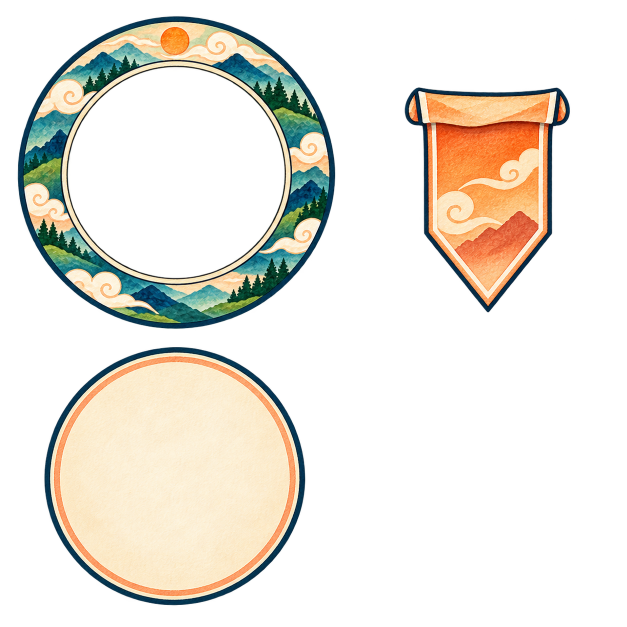
#> input picture taxua-2026/figures/raw/illustrated_scenery/wheel_component_sheet.png, 1254 x 1254 px (shown at 1/2 size)
$ python prepare_wheel_art.py
#> lines starting #> are read from the running program, lines starting #| are printed output that depends on the picture; after the words box and inside, x2 and y2 are one past the last pixel; in counts of white or black regions, pixels touching at a corner belong together
"""Extract the user-supplied wheel sheet without altering or upscaling it."""
from pathlib import Path
import hashlib
import json

import numpy as np
from PIL import Image
from scipy import ndimage

ROOT = Path(__file__).resolve().parents[1]
RAW = ROOT / 'figures/raw/illustrated_scenery/wheel_component_sheet.png'
UPLOAD = ROOT / 'figures/raw/Watercolor Landscape Asset Sheet.png'
OUTPUT = ROOT / 'figures/decor/painted'
CROPS = {
    'wheel_rim': (0, 0, 720, 680),
    'wheel_pointer': (760, 100, 1200, 650),
    'wheel_hub': (40, 680, 650, 1254),
}


def main():
    if UPLOAD.exists():
        if RAW.exists():
            raise FileExistsError(f'Preserve both originals; already exists: {RAW}')
        RAW.parent.mkdir(parents=True, exist_ok=True)
        UPLOAD.rename(RAW)
    sheet = Image.open(RAW).convert('RGBA')
#> sheet is the input picture: PIL image 1254x1254 RGBA; mean R, G, B, A 58.1, 54.5, 45.8, 76.3
    records = []
    for name, box in CROPS.items():
        pixels = np.array(sheet.crop(box))
        labels, _ = ndimage.label(pixels[:, :, 3] > 8)
        sizes = np.bincount(labels.ravel())
        sizes[0] = 0
        # Discard detached alpha flecks, retaining the complete painted object.
        pixels[labels != sizes.argmax(), 3] = 0
        cutout = Image.fromarray(pixels)
        bounds = cutout.getbbox()
        cutout = cutout.crop(bounds)
        width, height = cutout.size
        canvas_size = (max(width, height) + 16,) * 2 if name != 'wheel_pointer' else (width + 16, height + 16)
        canvas = Image.new('RGBA', canvas_size)
        canvas.alpha_composite(cutout, ((canvas.width - width) // 2, (canvas.height - height) // 2))
        OUTPUT.mkdir(parents=True, exist_ok=True)
        canvas.save(OUTPUT / f'{name}.png', optimize=True)
        canvas.save(OUTPUT / f'{name}.webp', quality=90, method=6)
        records.append({'name': name, 'crop': box, 'trim': bounds, 'width': canvas.width,
                        'height': canvas.height, 'src': f'figures/decor/painted/{name}.webp'})
#> this loop made 3 passes
#> bounds on passes 1 to 3: (35, 32, 671, 658), (48, 74, 381, 525), (48, 13, 571, 531)
#> pass 1, in main, `pixels = np.array(sheet.crop(box))`:
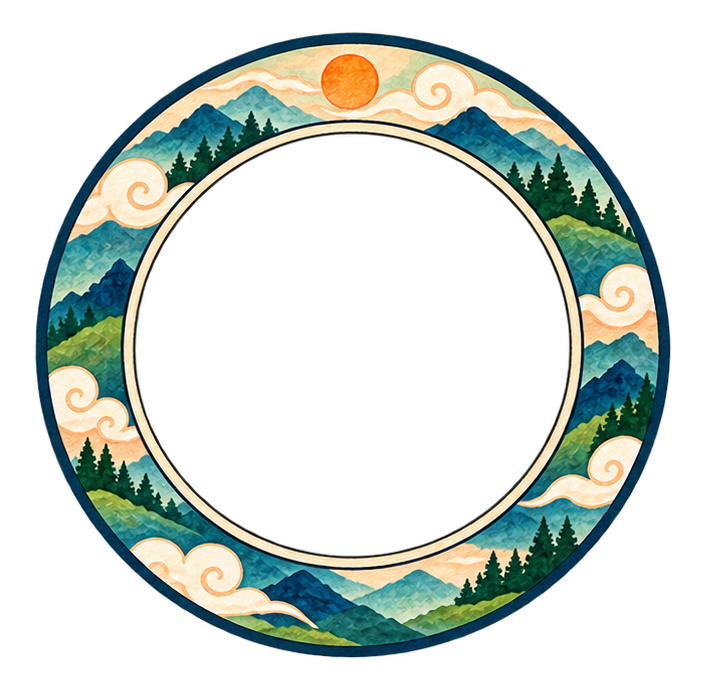
#> pixels: shape (680, 720, 4); mean R, G, B, A 43, 51.8, 45.2, 85.9; transparent parts drawn white
#> pass 1, in main, `labels, _ = ndimage.label(pixels[:, :, 3] > 8)`:
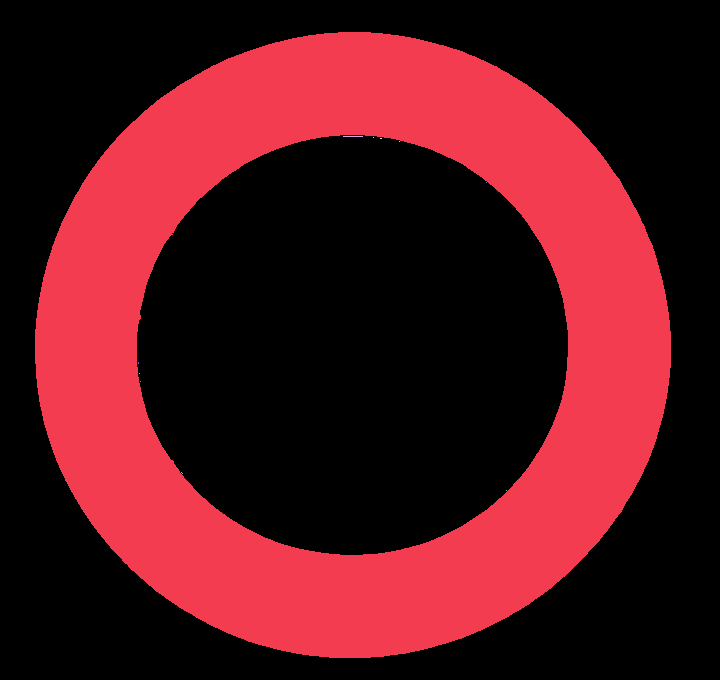
#> labels: shape (680, 720) int32; 13 distinct labels, from 0 to 12; one colour per label, 0 black
#> pass 1, in main, `cutout = cutout.crop(bounds)`:
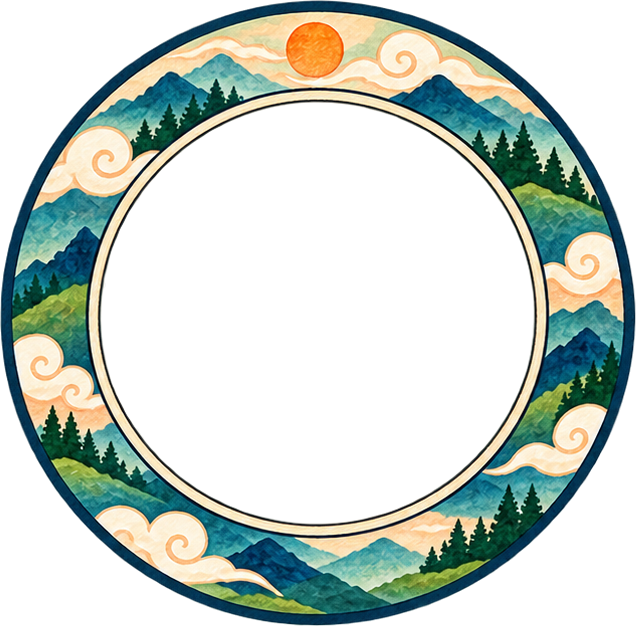
#> cutout: PIL image 636x626 RGBA; mean R, G, B, A 52.8, 63.7, 55.5, 105.5; transparent parts drawn white
#> after the loop:
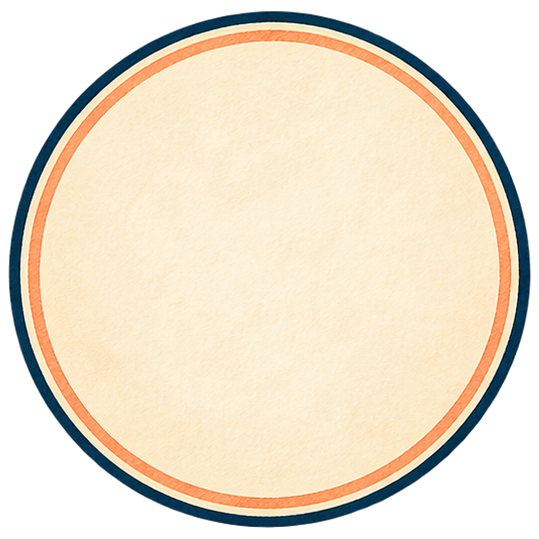
#> canvas: PIL image 539x539 RGBA; mean R, G, B, A 167.4, 155.4, 136, 183.1; transparent parts drawn white
#> after the loop:
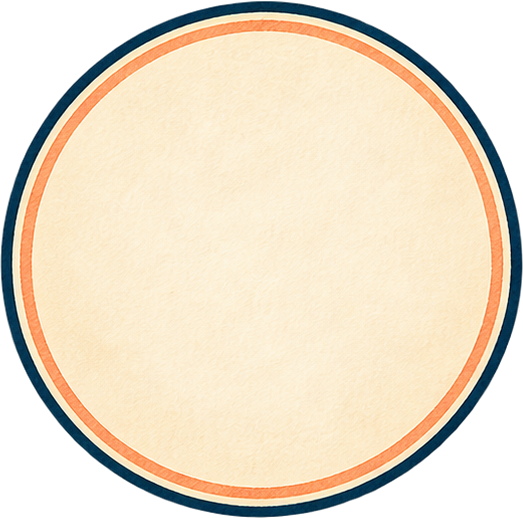
#> cutout: PIL image 523x518 RGBA; mean R, G, B, A 180.1, 167.3, 146.6, 196.3; transparent parts drawn white
#> after the loop:
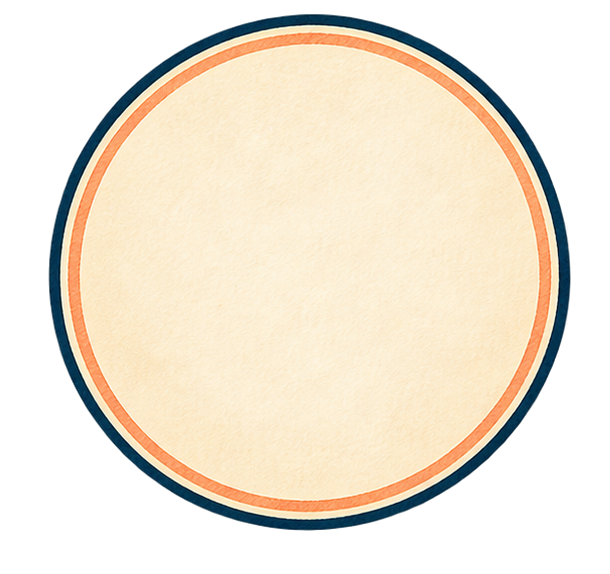
#> pixels: shape (574, 610, 4); mean R, G, B, A 139.4, 129.5, 113.5, 151.9; transparent parts drawn white
#> after the loop, records = 3 items
    manifest = {'source': str(RAW.relative_to(ROOT)),
                'originalFilename': UPLOAD.name,
                'sha256': hashlib.sha256(RAW.read_bytes()).hexdigest(),
                'sourceSize': list(sheet.size),
                'credit': 'User-supplied generated artwork for this project.',
                'processing': 'Measured crops; largest connected alpha component; centered transparent padding; no upscaling.',
                'components': records}
    (ROOT / 'data/sources/wheel-art.json').write_text(json.dumps(manifest, indent=2) + '\n')
    print(json.dumps(records, indent=2))
#> (printed output is left out)


if __name__ == '__main__':
    main()

$ run again, with taxua-2026/figures/raw/illustrated_scenery/celestial_sheet.png copied over taxua-2026/figures/raw/illustrated_scenery/wheel_component_sheet.png
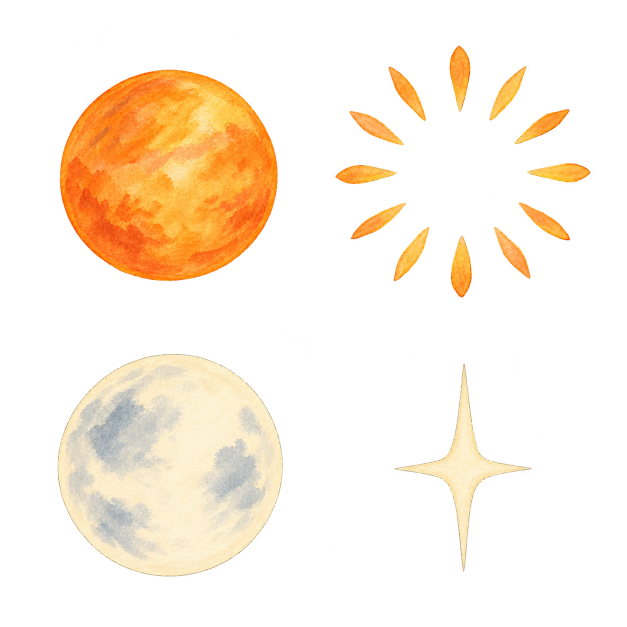
#> input picture taxua-2026/figures/raw/illustrated_scenery/celestial_sheet.png, 1254 x 1254 px (shown at 1/2 size)
#> in main, sheet is the input picture: PIL image 1254x1254 RGBA; mean R, G, B, A 62.7, 48.3, 29.9, 56.5
#> the loop in main, `for name, box in CROPS.items():` made 3 passes
#> bounds on passes 1 to 2: (119, 138, 556, 562), (141, 371, 184, 496)
#> pass 1, in main, `labels, _ = ndimage.label(pixels[:, :, 3] > 8)`:
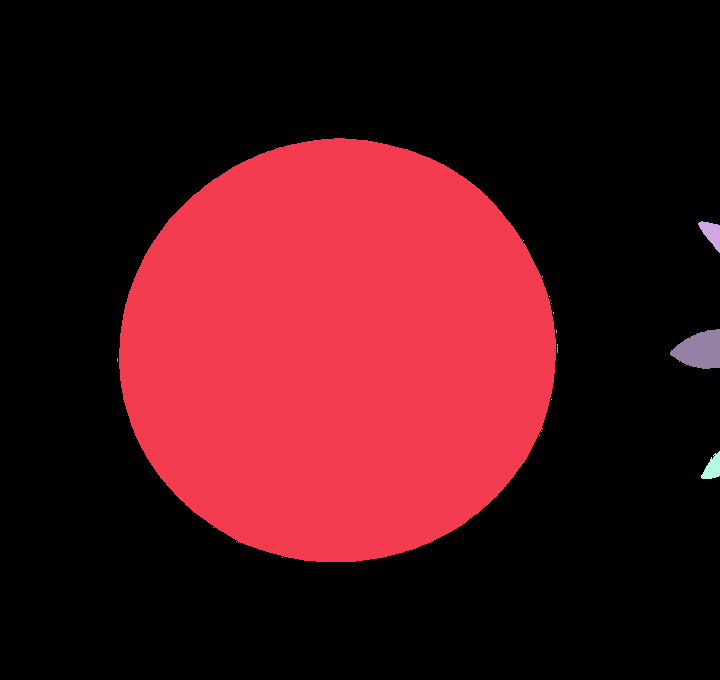
#> labels: shape (680, 720) int32; 23 distinct labels, from 0 to 22; one colour per label, 0 black
#> after the loop in main, `for name, box in CROPS.items():`:
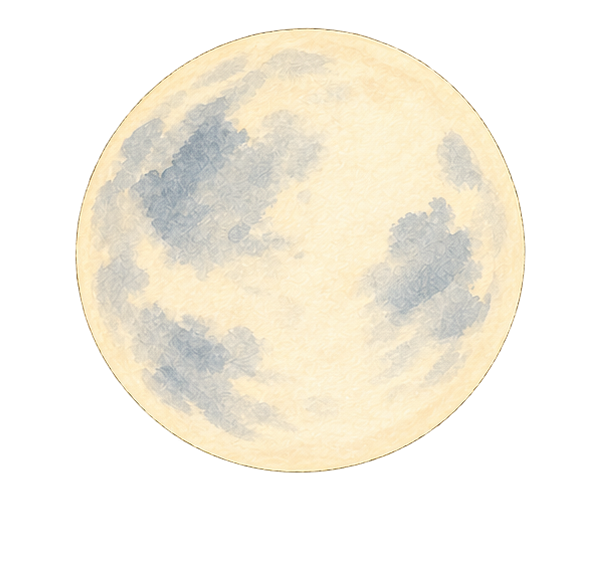
#> pixels: shape (574, 610, 4); mean R, G, B, A 111.7, 106.7, 94.6, 112.9; transparent parts drawn white
#> after the loop in main, `for name, box in CROPS.items():`: records = 3 items
#> (printed output is left out)

$ run again, with taxua-2026/figures/raw/illustrated_scenery/cloud_hero_right.png copied over taxua-2026/figures/raw/illustrated_scenery/wheel_component_sheet.png
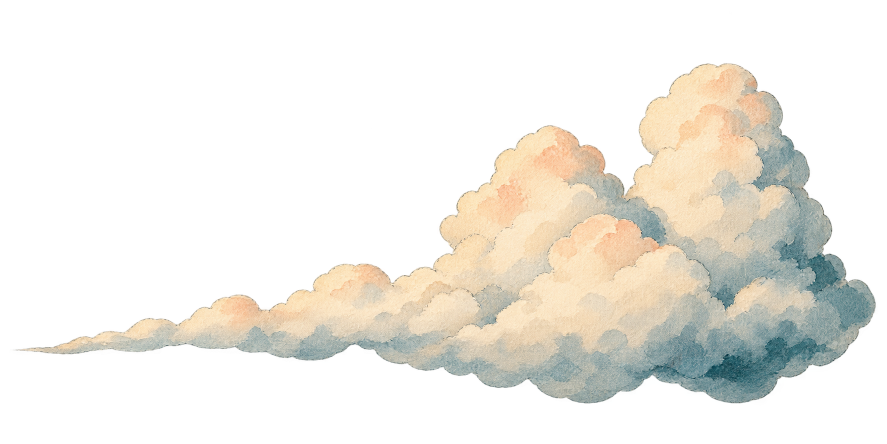
#> input picture taxua-2026/figures/raw/illustrated_scenery/cloud_hero_right.png, 1774 x 887 px (shown at 1/2 size)
#> in main, sheet is the input picture: PIL image 1774x887 RGBA; mean R, G, B, A 66.9, 64.5, 57.8, 78.4
#> the loop in main, `for name, box in CROPS.items():` made 3 passes
#> bounds on passes 1 to 3: (143, 527, 720, 680), (0, 150, 440, 550), (0, 0, 610, 42)
#> pass 1, in main, `labels, _ = ndimage.label(pixels[:, :, 3] > 8)`:
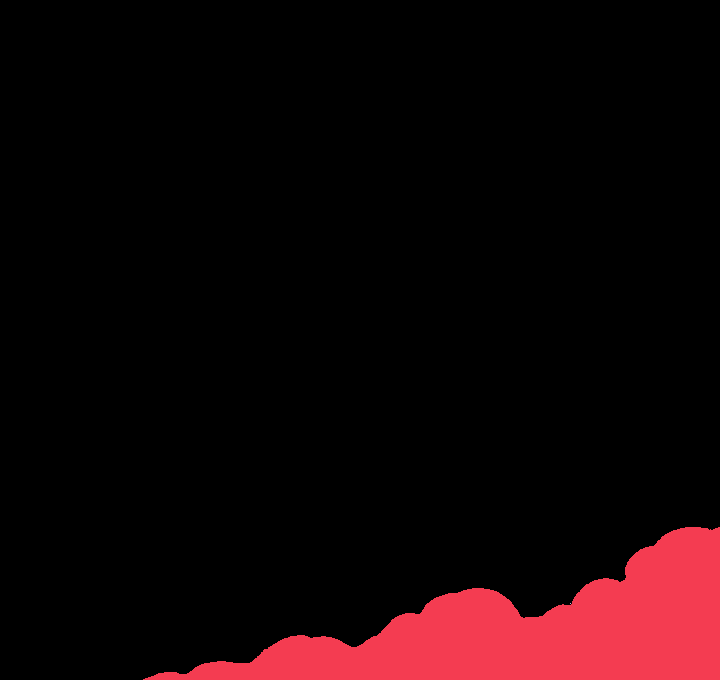
#> labels: shape (680, 720) int32; 3 distinct labels, from 0 to 2; one colour per label, 0 black
#> after the loop in main, `for name, box in CROPS.items():`:
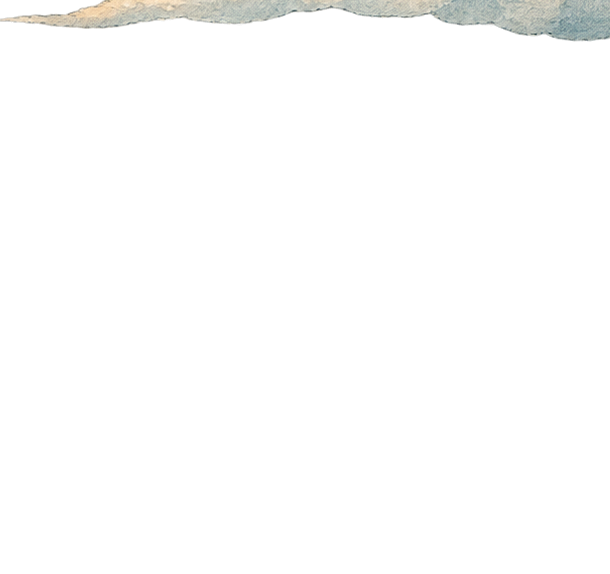
#> pixels: shape (574, 610, 4); mean R, G, B, A 10, 10.1, 9.6, 9.3; transparent parts drawn white
#> after the loop in main, `for name, box in CROPS.items():`: records = 3 items
#> (printed output is left out)

$ run again, with taxua-2026/figures/raw/illustrated_scenery/cloud_overcast.png copied over taxua-2026/figures/raw/illustrated_scenery/wheel_component_sheet.png
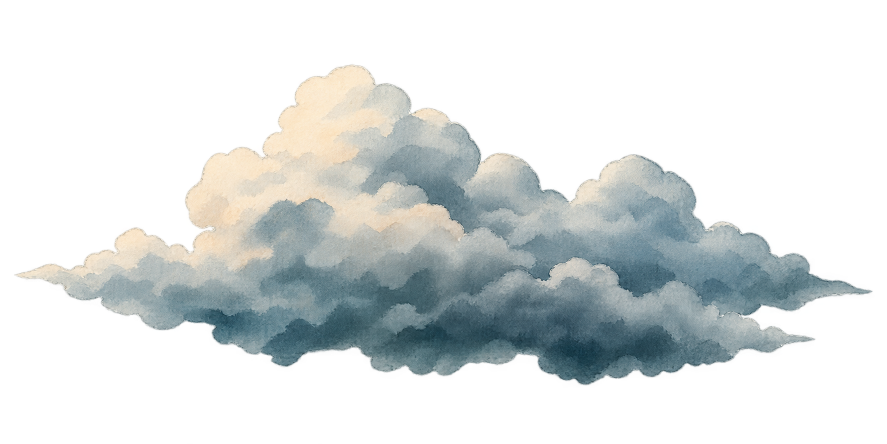
#> input picture taxua-2026/figures/raw/illustrated_scenery/cloud_overcast.png, 1774 x 887 px (shown at 1/2 size)
#> in main, sheet is the input picture: PIL image 1774x887 RGBA; mean R, G, B, A 55.4, 60.1, 60.1, 87.1
#> the loop in main, `for name, box in CROPS.items():` made 3 passes
#> bounds on passes 1 to 3: (28, 127, 720, 680), (0, 65, 440, 550), (389, 0, 610, 56)
#> pass 1, in main, `labels, _ = ndimage.label(pixels[:, :, 3] > 8)`:
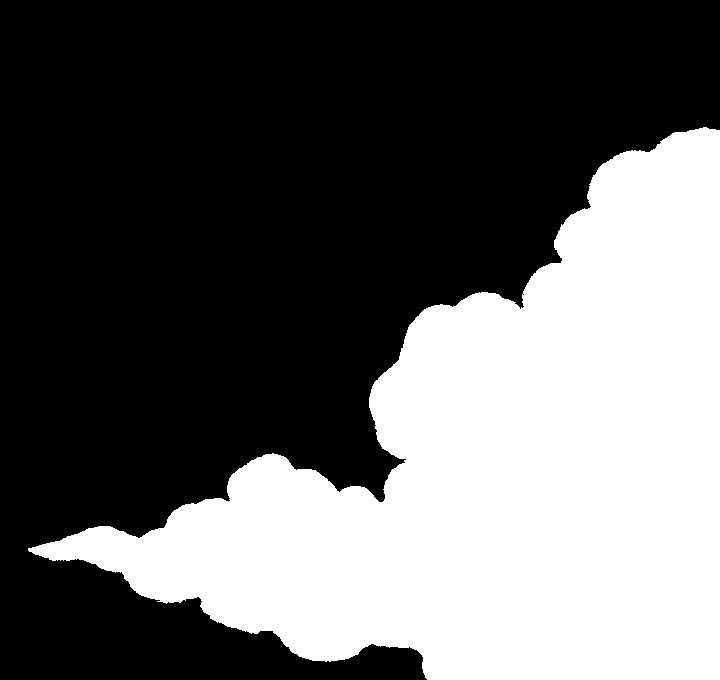
#> labels: shape (680, 720) int32; values 0 (black) and 1 (white), 38.4% white; 1 white region, box (x1, y1, x2, y2) and area: (28, 127, 720, 680) 187876
#> after the loop in main, `for name, box in CROPS.items():`:
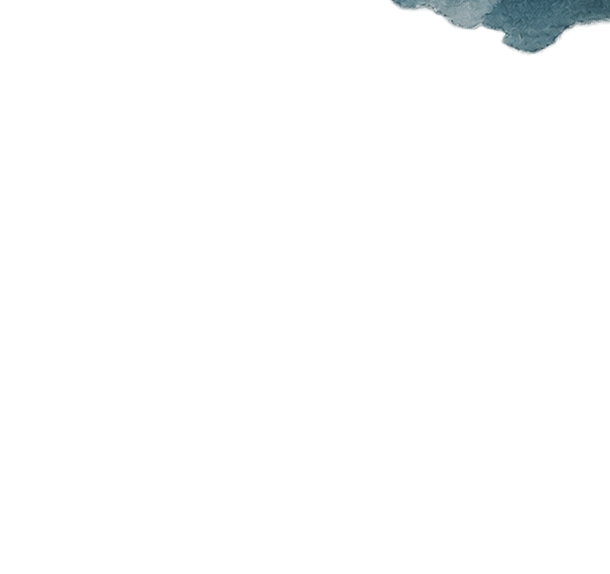
#> pixels: shape (574, 610, 4); mean R, G, B, A 1.9, 2.5, 2.8, 4.4; transparent parts drawn white
#> after the loop in main, `for name, box in CROPS.items():`: records = 3 items
#> (printed output is left out)
